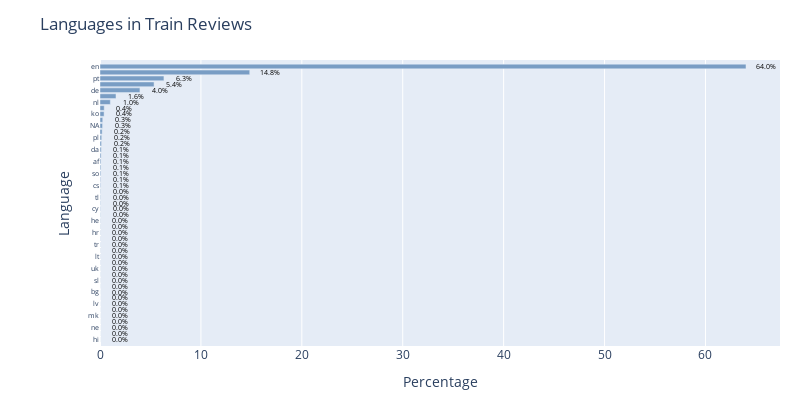

Notebook code for this chart:
### Code cell
# Calculate the percentage for each category
total = len(corpora_train_review)
corpora_train_counts = corpora_train_review['language'].value_counts()
corpora_train_percentages = 100 * corpora_train_counts / total

# Create the horizontal bar chart
fig = go.Figure(data=[
    go.Bar(
        y=corpora_train_percentages.index,
        x=corpora_train_percentages.values,
        orientation='h',
        marker=dict(color='rgb(121, 157, 196)')
    )
])

# Add percentage labels to each bar
for i, percentage in enumerate(corpora_train_percentages.values):
    fig.add_annotation(
        x=percentage + 2,
        y=corpora_train_percentages.index[i],
        text=f'{percentage:.1f}%',
        showarrow=False,
        font=dict(size=7, color='black')
    )

# Set the layout
fig.update_layout(
    title='Languages in Train Reviews',
    xaxis_title='Percentage',
    yaxis_title='Language',
    yaxis=dict(
        autorange="reversed",
        tickfont=dict(size=7)  # Set the font size for y-axis tick labels
    ),
    height=400,
    width=800,
    margin=dict(l=100, r=20, t=60, b=20)
)


# Show the plot
fig.show()

### Figure 1 — Plotly figure (JSON) as saved in the notebook; plotly's stock layout.template omitted (floating-point values rounded to 4 significant figures)
{"data": [{"marker": {"color": "rgb(121, 157, 196)"}, "orientation": "h", "type": "bar", "x": [64.02, 14.84, 6.337, 5.358, 3.957, 1.586, 1.025, 0.4178, 0.4053, 0.2717, 0.2524, 0.2132, 0.169, 0.1529, 0.1238, 0.1094, 0.08885, 0.08248, 0.07804, 0.05794, 0.0567, 0.04366, 0.0402, 0.03923, 0.03521, 0.03105, 0.0244, 0.02273, 0.0219, 0.01955, 0.01927, 0.01802, 0.01677, 0.01622, 0.01178, 0.01164, 0.009703, 0.00804, 0.00402, 0.002772, 0.002634, 0.002218, 0.0008317, 0.0002772, 0.0002772, 0.0001386, 0.0001386], "y": ["en", "fr", "pt", "es", "de", "it", "nl", "ru", "ko", "zh-cn", "NA", "ro", "pl", "ca", "da", "sv", "af", "no", "so", "fi", "cs", "id", "tl", "hu", "cy", "ja", "he", "zh-tw", "hr", "sw", "tr", "sk", "lt", "el", "uk", "vi", "sl", "et", "bg", "ar", "lv", "sq", "mk", "th", "ne", "ur", "hi"]}], "layout": {"annotations": [{"font": {"color": "black", "size": 7}, "showarrow": false, "text": "64.0%", "x": 66.02, "y": "en"}, {"font": {"color": "black", "size": 7}, "showarrow": false, "text": "14.8%", "x": 16.84, "y": "fr"}, {"font": {"color": "black", "size": 7}, "showarrow": false, "text": "6.3%", "x": 8.337, "y": "pt"}, {"font": {"color": "black", "size": 7}, "showarrow": false, "text": "5.4%", "x": 7.358, "y": "es"}, {"font": {"color": "black", "size": 7}, "showarrow": false, "text": "4.0%", "x": 5.957, "y": "de"}, {"font": {"color": "black", "size": 7}, "showarrow": false, "text": "1.6%", "x": 3.586, "y": "it"}, {"font": {"color": "black", "size": 7}, "showarrow": false, "text": "1.0%", "x": 3.025, "y": "nl"}, {"font": {"color": "black", "size": 7}, "showarrow": false, "text": "0.4%", "x": 2.418, "y": "ru"}, {"font": {"color": "black", "size": 7}, "showarrow": false, "text": "0.4%", "x": 2.405, "y": "ko"}, {"font": {"color": "black", "size": 7}, "showarrow": false, "text": "0.3%", "x": 2.272, "y": "zh-cn"}, {"font": {"color": "black", "size": 7}, "showarrow": false, "text": "0.3%", "x": 2.252, "y": "NA"}, {"font": {"color": "black", "size": 7}, "showarrow": false, "text": "0.2%", "x": 2.213, "y": "ro"}, {"font": {"color": "black", "size": 7}, "showarrow": false, "text": "0.2%", "x": 2.169, "y": "pl"}, {"font": {"color": "black", "size": 7}, "showarrow": false, "text": "0.2%", "x": 2.153, "y": "ca"}, {"font": {"color": "black", "size": 7}, "showarrow": false, "text": "0.1%", "x": 2.124, "y": "da"}, {"font": {"color": "black", "size": 7}, "showarrow": false, "text": "0.1%", "x": 2.109, "y": "sv"}, {"font": {"color": "black", "size": 7}, "showarrow": false, "text": "0.1%", "x": 2.089, "y": "af"}, {"font": {"color": "black", "size": 7}, "showarrow": false, "text": "0.1%", "x": 2.082, "y": "no"}, {"font": {"color": "black", "size": 7}, "showarrow": false, "text": "0.1%", "x": 2.078, "y": "so"}, {"font": {"color": "black", "size": 7}, "showarrow": false, "text": "0.1%", "x": 2.058, "y": "fi"}, {"font": {"color": "black", "size": 7}, "showarrow": false, "text": "0.1%", "x": 2.057, "y": "cs"}, {"font": {"color": "black", "size": 7}, "showarrow": false, "text": "0.0%", "x": 2.044, "y": "id"}, {"font": {"color": "black", "size": 7}, "showarrow": false, "text": "0.0%", "x": 2.04, "y": "tl"}, {"font": {"color": "black", "size": 7}, "showarrow": false, "text": "0.0%", "x": 2.039, "y": "hu"}, {"font": {"color": "black", "size": 7}, "showarrow": false, "text": "0.0%", "x": 2.035, "y": "cy"}, {"font": {"color": "black", "size": 7}, "showarrow": false, "text": "0.0%", "x": 2.031, "y": "ja"}, {"font": {"color": "black", "size": 7}, "showarrow": false, "text": "0.0%", "x": 2.024, "y": "he"}, {"font": {"color": "black", "size": 7}, "showarrow": false, "text": "0.0%", "x": 2.023, "y": "zh-tw"}, {"font": {"color": "black", "size": 7}, "showarrow": false, "text": "0.0%", "x": 2.022, "y": "hr"}, {"font": {"color": "black", "size": 7}, "showarrow": false, "text": "0.0%", "x": 2.02, "y": "sw"}, {"font": {"color": "black", "size": 7}, "showarrow": false, "text": "0.0%", "x": 2.019, "y": "tr"}, {"font": {"color": "black", "size": 7}, "showarrow": false, "text": "0.0%", "x": 2.018, "y": "sk"}, {"font": {"color": "black", "size": 7}, "showarrow": false, "text": "0.0%", "x": 2.017, "y": "lt"}, {"font": {"color": "black", "size": 7}, "showarrow": false, "text": "0.0%", "x": 2.016, "y": "el"}, {"font": {"color": "black", "size": 7}, "showarrow": false, "text": "0.0%", "x": 2.012, "y": "uk"}, {"font": {"color": "black", "size": 7}, "showarrow": false, "text": "0.0%", "x": 2.012, "y": "vi"}, {"font": {"color": "black", "size": 7}, "showarrow": false, "text": "0.0%", "x": 2.01, "y": "sl"}, {"font": {"color": "black", "size": 7}, "showarrow": false, "text": "0.0%", "x": 2.008, "y": "et"}, {"font": {"color": "black", "size": 7}, "showarrow": false, "text": "0.0%", "x": 2.004, "y": "bg"}, {"font": {"color": "black", "size": 7}, "showarrow": false, "text": "0.0%", "x": 2.003, "y": "ar"}, {"font": {"color": "black", "size": 7}, "showarrow": false, "text": "0.0%", "x": 2.003, "y": "lv"}, {"font": {"color": "black", "size": 7}, "showarrow": false, "text": "0.0%", "x": 2.002, "y": "sq"}, {"font": {"color": "black", "size": 7}, "showarrow": false, "text": "0.0%", "x": 2.001, "y": "mk"}, {"font": {"color": "black", "size": 7}, "showarrow": false, "text": "0.0%", "x": 2.0, "y": "th"}, {"font": {"color": "black", "size": 7}, "showarrow": false, "text": "0.0%", "x": 2.0, "y": "ne"}, {"font": {"color": "black", "size": 7}, "showarrow": false, "text": "0.0%", "x": 2.0, "y": "ur"}, {"font": {"color": "black", "size": 7}, "showarrow": false, "text": "0.0%", "x": 2.0, "y": "hi"}], "height": 400, "margin": {"b": 20, "l": 100, "r": 20, "t": 60}, "title": {"text": "Languages in Train Reviews"}, "width": 800, "xaxis": {"title": {"text": "Percentage"}}, "yaxis": {"autorange": "reversed", "tickfont": {"size": 7}, "title": {"text": "Language"}}}}
